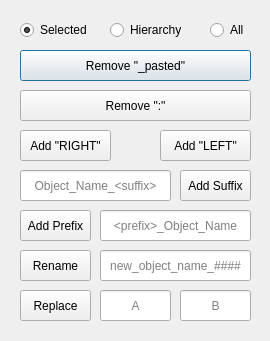
<?xml version="1.0" encoding="UTF-8"?>
<ui version="4.0">
 <class>namingtools_Dialog</class>
 <widget class="QDialog" name="namingtools_Dialog">
  <property name="geometry">
   <rect>
    <x>0</x>
    <y>0</y>
    <width>270</width>
    <height>341</height>
   </rect>
  </property>
  <property name="windowTitle">
   <string>Dialog</string>
  </property>
  <property name="toolTip">
   <string notr="true"/>
  </property>
  <property name="statusTip">
   <string notr="true"/>
  </property>
  <property name="whatsThis">
   <string notr="true"/>
  </property>
  <property name="accessibleName">
   <string notr="true"/>
  </property>
  <property name="accessibleDescription">
   <string notr="true"/>
  </property>
  <property name="windowFilePath">
   <string notr="true"/>
  </property>
  <widget class="QPushButton" name="removepasted_pushButton">
   <property name="geometry">
    <rect>
     <x>20</x>
     <y>50</y>
     <width>231</width>
     <height>31</height>
    </rect>
   </property>
   <property name="toolTip">
    <string notr="true"/>
   </property>
   <property name="statusTip">
    <string notr="true"/>
   </property>
   <property name="whatsThis">
    <string notr="true"/>
   </property>
   <property name="accessibleName">
    <string notr="true"/>
   </property>
   <property name="accessibleDescription">
    <string notr="true"/>
   </property>
   <property name="text">
    <string notr="true">Remove &quot;_pasted&quot;</string>
   </property>
  </widget>
  <widget class="QRadioButton" name="selected_radioButton">
   <property name="geometry">
    <rect>
     <x>20</x>
     <y>20</y>
     <width>71</width>
     <height>20</height>
    </rect>
   </property>
   <property name="toolTip">
    <string notr="true"/>
   </property>
   <property name="statusTip">
    <string notr="true"/>
   </property>
   <property name="whatsThis">
    <string notr="true"/>
   </property>
   <property name="accessibleName">
    <string notr="true"/>
   </property>
   <property name="accessibleDescription">
    <string notr="true"/>
   </property>
   <property name="text">
    <string notr="true">Selected</string>
   </property>
   <property name="checked">
    <bool>true</bool>
   </property>
  </widget>
  <widget class="QRadioButton" name="selected_radioButton_2">
   <property name="geometry">
    <rect>
     <x>110</x>
     <y>20</y>
     <width>71</width>
     <height>20</height>
    </rect>
   </property>
   <property name="toolTip">
    <string notr="true"/>
   </property>
   <property name="statusTip">
    <string notr="true"/>
   </property>
   <property name="whatsThis">
    <string notr="true"/>
   </property>
   <property name="accessibleName">
    <string notr="true"/>
   </property>
   <property name="accessibleDescription">
    <string notr="true"/>
   </property>
   <property name="text">
    <string notr="true">Hierarchy</string>
   </property>
  </widget>
  <widget class="QRadioButton" name="selected_radioButton_3">
   <property name="geometry">
    <rect>
     <x>210</x>
     <y>20</y>
     <width>41</width>
     <height>20</height>
    </rect>
   </property>
   <property name="toolTip">
    <string notr="true"/>
   </property>
   <property name="statusTip">
    <string notr="true"/>
   </property>
   <property name="whatsThis">
    <string notr="true"/>
   </property>
   <property name="accessibleName">
    <string notr="true"/>
   </property>
   <property name="accessibleDescription">
    <string notr="true"/>
   </property>
   <property name="text">
    <string notr="true">All</string>
   </property>
  </widget>
  <widget class="QPushButton" name="removesemi_pushButton">
   <property name="geometry">
    <rect>
     <x>20</x>
     <y>90</y>
     <width>231</width>
     <height>31</height>
    </rect>
   </property>
   <property name="toolTip">
    <string notr="true"/>
   </property>
   <property name="statusTip">
    <string notr="true"/>
   </property>
   <property name="whatsThis">
    <string notr="true"/>
   </property>
   <property name="accessibleName">
    <string notr="true"/>
   </property>
   <property name="accessibleDescription">
    <string notr="true"/>
   </property>
   <property name="text">
    <string notr="true">Remove &quot;:&quot;</string>
   </property>
  </widget>
  <widget class="QPushButton" name="addright_pushButton">
   <property name="geometry">
    <rect>
     <x>20</x>
     <y>130</y>
     <width>91</width>
     <height>31</height>
    </rect>
   </property>
   <property name="toolTip">
    <string notr="true"/>
   </property>
   <property name="statusTip">
    <string notr="true"/>
   </property>
   <property name="whatsThis">
    <string notr="true"/>
   </property>
   <property name="accessibleName">
    <string notr="true"/>
   </property>
   <property name="accessibleDescription">
    <string notr="true"/>
   </property>
   <property name="text">
    <string notr="true">Add &quot;RIGHT&quot;</string>
   </property>
  </widget>
  <widget class="QPushButton" name="addleft_pushButton">
   <property name="geometry">
    <rect>
     <x>160</x>
     <y>130</y>
     <width>91</width>
     <height>31</height>
    </rect>
   </property>
   <property name="toolTip">
    <string notr="true"/>
   </property>
   <property name="statusTip">
    <string notr="true"/>
   </property>
   <property name="whatsThis">
    <string notr="true"/>
   </property>
   <property name="accessibleName">
    <string notr="true"/>
   </property>
   <property name="accessibleDescription">
    <string notr="true"/>
   </property>
   <property name="text">
    <string notr="true">Add &quot;LEFT&quot;</string>
   </property>
  </widget>
  <widget class="QPushButton" name="addsuffix_pushButton">
   <property name="geometry">
    <rect>
     <x>180</x>
     <y>170</y>
     <width>71</width>
     <height>31</height>
    </rect>
   </property>
   <property name="toolTip">
    <string notr="true"/>
   </property>
   <property name="statusTip">
    <string notr="true"/>
   </property>
   <property name="whatsThis">
    <string notr="true"/>
   </property>
   <property name="accessibleName">
    <string notr="true"/>
   </property>
   <property name="accessibleDescription">
    <string notr="true"/>
   </property>
   <property name="text">
    <string notr="true">Add Suffix</string>
   </property>
  </widget>
  <widget class="QLineEdit" name="addsuffix_lineEdit">
   <property name="geometry">
    <rect>
     <x>20</x>
     <y>170</y>
     <width>151</width>
     <height>31</height>
    </rect>
   </property>
   <property name="toolTip">
    <string notr="true"/>
   </property>
   <property name="statusTip">
    <string notr="true"/>
   </property>
   <property name="whatsThis">
    <string notr="true"/>
   </property>
   <property name="accessibleName">
    <string notr="true"/>
   </property>
   <property name="accessibleDescription">
    <string notr="true"/>
   </property>
   <property name="text">
    <string notr="true"/>
   </property>
   <property name="alignment">
    <set>Qt::AlignCenter</set>
   </property>
   <property name="placeholderText">
    <string notr="true">Object_Name_&lt;suffix&gt;</string>
   </property>
  </widget>
  <widget class="QLineEdit" name="addprefix_lineEdit">
   <property name="geometry">
    <rect>
     <x>100</x>
     <y>210</y>
     <width>151</width>
     <height>31</height>
    </rect>
   </property>
   <property name="toolTip">
    <string notr="true"/>
   </property>
   <property name="statusTip">
    <string notr="true"/>
   </property>
   <property name="whatsThis">
    <string notr="true"/>
   </property>
   <property name="accessibleName">
    <string notr="true"/>
   </property>
   <property name="accessibleDescription">
    <string notr="true"/>
   </property>
   <property name="text">
    <string notr="true"/>
   </property>
   <property name="alignment">
    <set>Qt::AlignCenter</set>
   </property>
   <property name="placeholderText">
    <string notr="true">&lt;prefix&gt;_Object_Name</string>
   </property>
  </widget>
  <widget class="QPushButton" name="addprefix_pushButton">
   <property name="geometry">
    <rect>
     <x>20</x>
     <y>210</y>
     <width>71</width>
     <height>31</height>
    </rect>
   </property>
   <property name="toolTip">
    <string notr="true"/>
   </property>
   <property name="statusTip">
    <string notr="true"/>
   </property>
   <property name="whatsThis">
    <string notr="true"/>
   </property>
   <property name="accessibleName">
    <string notr="true"/>
   </property>
   <property name="accessibleDescription">
    <string notr="true"/>
   </property>
   <property name="text">
    <string notr="true">Add Prefix</string>
   </property>
  </widget>
  <widget class="QPushButton" name="rename_pushButton">
   <property name="geometry">
    <rect>
     <x>20</x>
     <y>250</y>
     <width>71</width>
     <height>31</height>
    </rect>
   </property>
   <property name="toolTip">
    <string notr="true"/>
   </property>
   <property name="statusTip">
    <string notr="true"/>
   </property>
   <property name="whatsThis">
    <string notr="true"/>
   </property>
   <property name="accessibleName">
    <string notr="true"/>
   </property>
   <property name="accessibleDescription">
    <string notr="true"/>
   </property>
   <property name="text">
    <string notr="true">Rename</string>
   </property>
  </widget>
  <widget class="QLineEdit" name="rename_lineEdit">
   <property name="geometry">
    <rect>
     <x>100</x>
     <y>250</y>
     <width>151</width>
     <height>31</height>
    </rect>
   </property>
   <property name="toolTip">
    <string notr="true"/>
   </property>
   <property name="statusTip">
    <string notr="true"/>
   </property>
   <property name="whatsThis">
    <string notr="true"/>
   </property>
   <property name="accessibleName">
    <string notr="true"/>
   </property>
   <property name="accessibleDescription">
    <string notr="true"/>
   </property>
   <property name="text">
    <string notr="true"/>
   </property>
   <property name="alignment">
    <set>Qt::AlignCenter</set>
   </property>
   <property name="placeholderText">
    <string notr="true">new_object_name_####</string>
   </property>
  </widget>
  <widget class="QLineEdit" name="replace_a_lineEdit">
   <property name="geometry">
    <rect>
     <x>100</x>
     <y>290</y>
     <width>71</width>
     <height>31</height>
    </rect>
   </property>
   <property name="toolTip">
    <string notr="true"/>
   </property>
   <property name="statusTip">
    <string notr="true"/>
   </property>
   <property name="whatsThis">
    <string notr="true"/>
   </property>
   <property name="accessibleName">
    <string notr="true"/>
   </property>
   <property name="accessibleDescription">
    <string notr="true"/>
   </property>
   <property name="text">
    <string notr="true"/>
   </property>
   <property name="alignment">
    <set>Qt::AlignCenter</set>
   </property>
   <property name="placeholderText">
    <string notr="true">A</string>
   </property>
  </widget>
  <widget class="QPushButton" name="replace_pushButton">
   <property name="geometry">
    <rect>
     <x>20</x>
     <y>290</y>
     <width>71</width>
     <height>31</height>
    </rect>
   </property>
   <property name="toolTip">
    <string notr="true"/>
   </property>
   <property name="statusTip">
    <string notr="true"/>
   </property>
   <property name="whatsThis">
    <string notr="true"/>
   </property>
   <property name="accessibleName">
    <string notr="true"/>
   </property>
   <property name="accessibleDescription">
    <string notr="true"/>
   </property>
   <property name="text">
    <string notr="true">Replace</string>
   </property>
  </widget>
  <widget class="QLineEdit" name="replace_b_lineEdit">
   <property name="geometry">
    <rect>
     <x>180</x>
     <y>290</y>
     <width>71</width>
     <height>31</height>
    </rect>
   </property>
   <property name="toolTip">
    <string notr="true"/>
   </property>
   <property name="statusTip">
    <string notr="true"/>
   </property>
   <property name="whatsThis">
    <string notr="true"/>
   </property>
   <property name="accessibleName">
    <string notr="true"/>
   </property>
   <property name="accessibleDescription">
    <string notr="true"/>
   </property>
   <property name="text">
    <string notr="true"/>
   </property>
   <property name="alignment">
    <set>Qt::AlignCenter</set>
   </property>
   <property name="placeholderText">
    <string notr="true">B</string>
   </property>
  </widget>
 </widget>
 <resources/>
 <connections/>
</ui>
